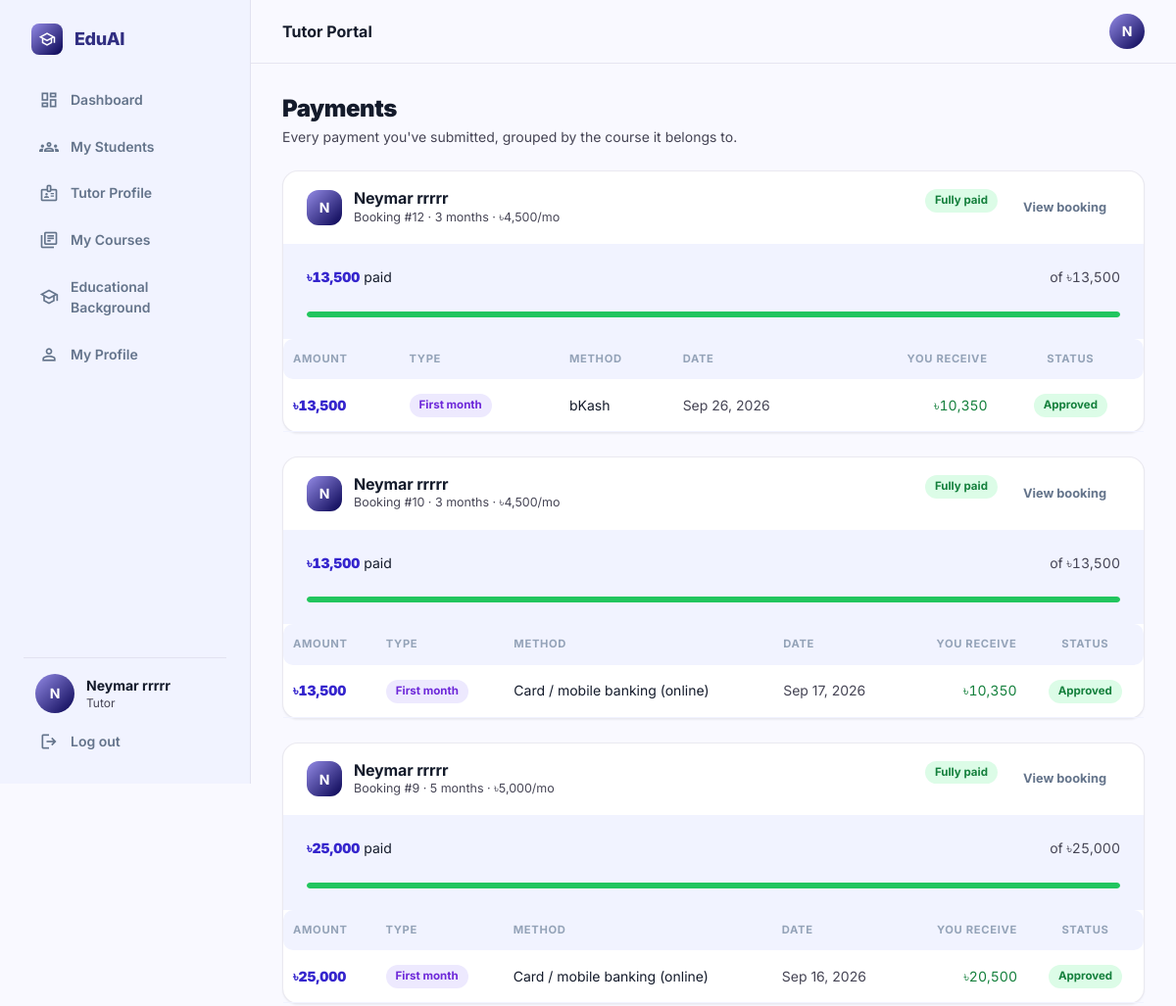
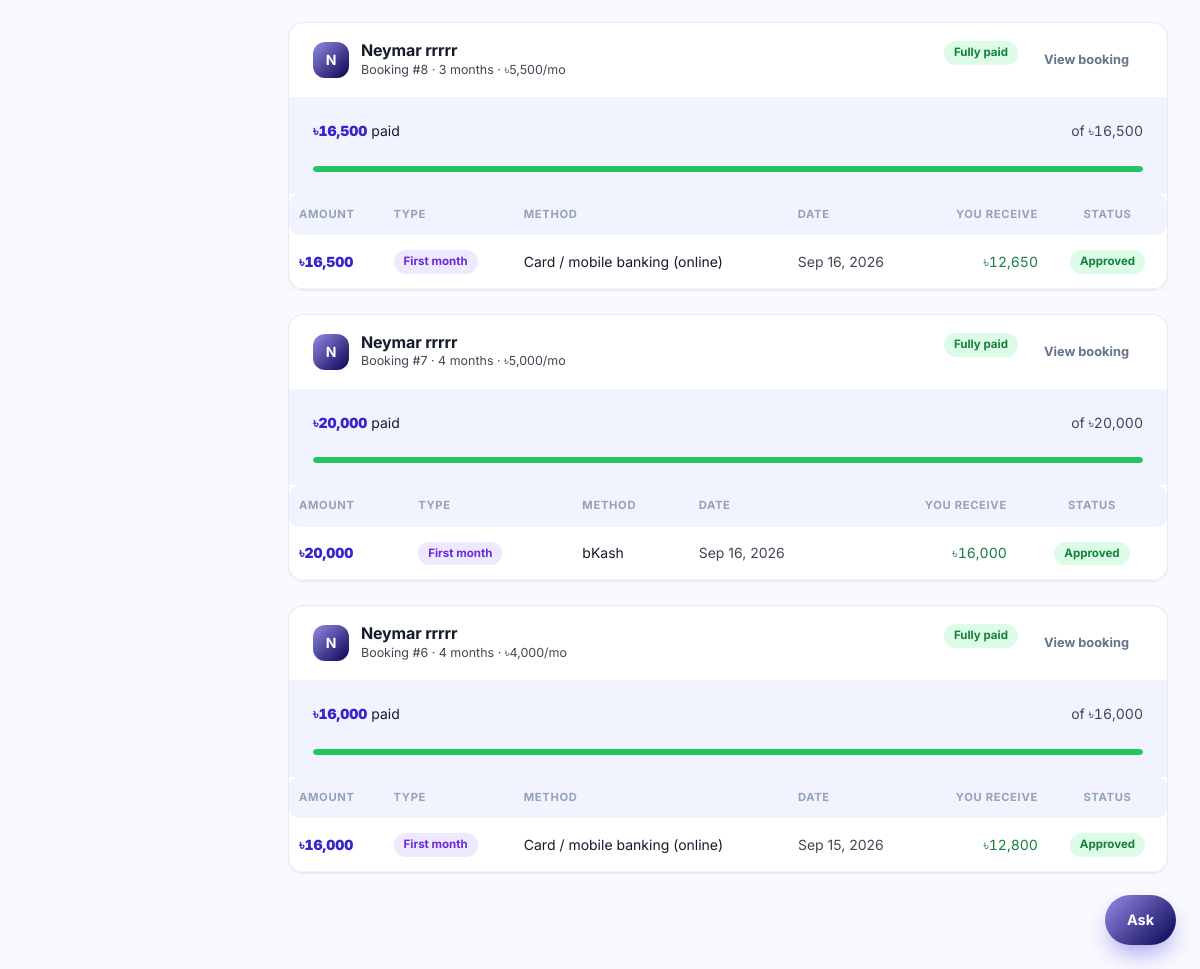
The page /payments/ (signed in) on the database its author committed (2 pictures, top to bottom).
### accounts/models.py (models this page shows, shortened)
class User(AbstractUser):
    ROLE_CHOICES = (
        ('student', 'Student'),
        ('tutor', 'Tutor'),
    )
    VERIFICATION_STATUS_CHOICES = (
        ('unverified', 'Not submitted'),
        ('pending', 'Pending review'),
        ('verified', 'Verified'),
        ('rejected', 'Rejected'),
    )
    role = models.CharField(max_length=10, choices=ROLE_CHOICES)
    avatar = models.ImageField(upload_to='avatars/', blank=True, null=True)
    phone = models.CharField(max_length=20, blank=True, null=True)
    education = models.CharField(max_length=150, blank=True, null=True,
                                  help_text='e.g. BSc in CSE, Dhaka University')
    id_card_number = models.CharField(max_length=40, blank=True, null=True,
                                      help_text='University ID card number')
    id_card_front = models.ImageField(upload_to='id_cards/', storage=private_storage,
                                      blank=True, null=True)
    id_card_back = models.ImageField(upload_to='id_cards/', storage=private_storage,
                                     blank=True, null=True)
    bio = models.TextField(blank=True, null=True)
    nid_number = models.CharField(max_length=30, blank=True, null=True)
    nid_image = models.ImageField(upload_to='nid_cards/', storage=private_storage,
                                  blank=True, null=True,
                                  help_text='Photo/scan of the NID — required for tutor registration')
    nid_verification_status = models.CharField(
        max_length=10, choices=VERIFICATION_STATUS_CHOICES, default='unverified',
    )

### bookings/models.py (models this page shows, shortened)
class Booking(models.Model):
    STATUS_CHOICES = (
        ('pending', 'Pending'),
        ('confirmed', 'Confirmed'),
        ('completed', 'Completed'),
        ('rejected', 'Rejected'),
        ('cancelled', 'Cancelled'),
    )
    student = models.ForeignKey(User, on_delete=models.CASCADE, related_name='student_bookings')
    tutor = models.ForeignKey(User, on_delete=models.CASCADE, related_name='tutor_bookings')
    date     = models.DateField()
    months   = models.PositiveIntegerField(default=1, validators=[MinValueValidator(1)])
    course   = models.ForeignKey(
        Course, on_delete=models.SET_NULL,
        null=True, blank=True, related_name='bookings'
    )
    status   = models.CharField(max_length=10, choices=STATUS_CHOICES, default='pending')
    agreed_monthly_rate = models.DecimalField(
        max_digits=10, decimal_places=2, null=True, blank=True,
        help_text='Monthly rate captured at booking time'
    )
    meet_link = models.URLField(blank=True, default='', help_text='Google Meet / Zoom link set by tutor')
    tutor_message = models.TextField(blank=True, default='', help_text='Message from tutor to student')
    created_at = models.DateTimeField(auto_now_add=True)
    updated_at = models.DateTimeField(auto_now=True)
    class Meta:
        ordering = ['-created_at']
    @property
    def _payments(self):
        return self.payments.all()
    @property
    def total_paid(self):
        return sum(p.amount for p in self._payments if p.status == 'approved') or 0
    @property
    def total_amount(self):
        return float(self.monthly_rate) * self.months
    @property
    def monthly_rate(self):
        if self.agreed_monthly_rate is not None:
            return self.agreed_monthly_rate
        if self.course is not None:
            return self.course.monthly_rate
        return 0
    @property
    def balance_due(self):
        return round(self.total_amount - float(self.total_paid), 2)
    @property
    def is_fully_paid(self):
        return self.balance_due <= 0
    @property
    def is_payable(self):
        return self.status == 'confirmed' and not self.is_fully_paid

### payments/models.py (models this page shows, shortened)
class Payment(models.Model):
    STATUS_CHOICES = (
        ('initiated', 'Not completed'),
        ('pending', 'Pending Review'),
        ('approved', 'Approved'),
        ('rejected', 'Rejected'),
    )
    METHOD_CHOICES = (
        ('bkash', 'bKash'),
        ('nagad', 'Nagad'),
        ('rocket', 'Rocket'),
        ('sslcommerz', 'Card / mobile banking (online)'),
    )
    booking = models.ForeignKey(Booking, on_delete=models.CASCADE, related_name='payments')
    amount = models.DecimalField(max_digits=10, decimal_places=2)
    commission = models.DecimalField(max_digits=10, decimal_places=2, default=0,
        help_text='Platform commission deducted from this payment')
    tutor_income = models.DecimalField(max_digits=10, decimal_places=2, default=0,
        help_text='Net amount tutor receives from this payment')
    is_first_payment = models.BooleanField(default=False,
        help_text='True if this is the first payment for this booking (50% commission applies)')
    payment_method = models.CharField(max_length=12, choices=METHOD_CHOICES, default='bkash')
    sender_number = models.CharField(max_length=20, blank=True, default='')
    transaction_id = models.TextField(blank=True, default='')
    status = models.CharField(max_length=10, choices=STATUS_CHOICES, default='pending')
    gateway_tran_id = models.CharField(
        max_length=40, blank=True, default='', db_index=True,
        help_text='Our reference sent to SSLCommerz')
    gateway_val_id = models.CharField(
        max_length=80, blank=True, default='',
        help_text='SSLCommerz validation id for the settled transaction')
    gateway_bank_tran_id = models.CharField(
        max_length=80, blank=True, default='',
        help_text="The bank's own reference, as reported by SSLCommerz")
    created_at = models.DateTimeField(auto_now_add=True)
    updated_at = models.DateTimeField(auto_now=True)
    class Meta:
        constraints = [
            models.UniqueConstraint(
                fields=['booking'],
                condition=models.Q(status='pending'),
                name='one_pending_payment_per_booking',
            ),
        ]

### payments/views.py (the view)
# urls.py: path('', views.payment_list_view, name='payment-list'),
@login_required(login_url='login')
def payment_list_view(request):
    if request.user.role == 'student':
        bookings = (
            request.user.student_bookings
            .select_related('tutor', 'tutor__tutor_profile')
            .prefetch_related('payments')
            .order_by('-created_at')
        )
    else:
        bookings = (
            request.user.tutor_bookings
            .select_related('student', 'tutor', 'tutor__tutor_profile')
            .prefetch_related('payments')
            .order_by('-created_at')
        )
    booking_groups = []
    for booking in bookings:
        monthly_rate = booking.monthly_rate
        total_amount = float(monthly_rate) * booking.months
        payments = sorted(booking.payments.all(), key=lambda p: p.created_at)
        has_pending = any(p.status == 'pending' for p in payments)
        booking_groups.append({
            'booking': booking,
            'payments': payments,
            'monthly_rate': monthly_rate,
            'total_amount': total_amount,
            'has_pending': has_pending,
        })
    return render(request, 'payments/list.html', {'booking_groups': booking_groups})

### templates/payments/list.html (shortened to what this page needs)
{% extends 'base/luminary_base.html' %}
{% block page_title %}Payments{% endblock %}
{% block page_subtitle %}
<p>Every payment you've submitted, grouped by the course it belongs to.</p>
{% endblock %}
{% block content %}
{% if not booking_groups %}
<div class="card">
  <div class="empty">
    <h3>No payments yet</h3>
    <p>Once you book a tutor, your payments and their status will appear here.</p>
    <a href="/tutors/" class="btn btn--primary">Find a tutor</a>
  </div>
</div>
{% else %}
<div class="stack">
  {% for group in booking_groups %}
  {% with booking=group.booking payments=group.payments %}
  <section class="card">
    <div class="card__head">
      {% if booking.tutor.avatar %}
        <img src="{{ booking.tutor.avatar.url }}" alt="" class="avatar">
      {% else %}
        <span class="avatar">{{ booking.tutor.username|upper|first }}</span>
      {% endif %}
      <div>
        <h3>{{ booking.tutor.get_full_name|default:booking.tutor.username }}</h3>
        <p class="xsmall muted">Booking #{{ booking.id }} · {{ booking.months }} month{{ booking.months|pluralize }} · ৳{{ group.monthly_rate|floatformat:"0g" }}/mo</p>
      </div>
      {% if booking.is_fully_paid %}
        <span class="pill pill--approved">Fully paid</span>
      {% elif booking.total_paid > 0 %}
        <span class="pill pill--pending">৳{{ booking.total_paid|floatformat:"0g" }} of ৳{{ group.total_amount|floatformat:"0g" }}</span>
      {% else %}
        <span class="pill pill--rejected">Unpaid</span>
      {% endif %}
      <a href="/bookings/{{ booking.id }}/" class="btn btn--quiet btn--sm">View booking</a>
    </div>
    <div class="card__body stack-s" style="background:var(--canvas)">
      <div class="row row--between small">
        <span><span class="money num">৳{{ booking.total_paid|floatformat:"0g" }}</span> paid</span>
        <span class="muted num">of ৳{{ group.total_amount|floatformat:"0g" }}</span>
      </div>
      <div class="meter meter--green">
        {% if group.total_amount > 0 %}{% widthratio booking.total_paid group.total_amount 100 as pct %}<i style="width:{{ pct }}%"></i>{% endif %}
      </div>
    </div>
    {% if payments %}
    <div class="tablewrap">
      <table class="data">
        <thead>
          <tr>
            <th>Amount</th><th>Type</th><th>Method</th><th>Date</th>
            {% if user.role == 'tutor' %}<th class="right">You receive</th>{% endif %}
            <th class="center">Status</th>
          </tr>
        </thead>
        <tbody>
          {% for p in payments %}
          <tr>
            <td><span class="money num">৳{{ p.amount|floatformat:"0g" }}</span></td>
            <td><span class="pill {% if p.is_first_payment %}pill--info{% else %}pill--confirmed{% endif %}">
              {% if p.is_first_payment %}First month{% else %}Instalment{% endif %}</span></td>
            <td>{{ p.get_payment_method_display }}</td>
            <td class="muted nowrap">{{ p.created_at|date:"M d, Y" }}</td>
            {% if user.role == 'tutor' %}
            <td class="right num money--in">৳{{ p.tutor_income|floatformat:"0g" }}</td>
            {% endif %}
            <td class="center"><span class="pill pill--{{ p.status }}">{{ p.get_status_display }}</span></td>
          </tr>
          {% endfor %}
        </tbody>
      </table>
    </div>
    {% else %}
    <div class="card__body">
      <p class="muted small">No payments submitted for this booking yet.</p>
    </div>
    {% endif %}
  </section>
  {% endwith %}
  {% endfor %}
</div>
{% endif %}
{% endblock %}

### templates/base/luminary_base.html (shortened to what this page needs)
<!DOCTYPE html>
{% load static %}
{% load assets %}
<html lang="en">
<head>
<link rel="stylesheet" href="{% static_v 'css/eduai.css' %}"/>
</head>
<body>
<div class="app">
<aside class="sidebar">
  <a href="/" class="brand">
    <span class="brand__tile"><span class="ms" aria-hidden="true">school</span></span>
    EduAI
  </a>
  <nav class="sidenav" aria-label="Main">
    {% if user.is_authenticated %}
    <a href="/dashboard/" class="{% block nav_dashboard %}{% endblock %}"><span class="ms" aria-hidden="true">dashboard</span> Dashboard</a>
    {% endif %}
    {% if not user.is_authenticated %}
    <a href="/"><span class="ms" aria-hidden="true">home</span> Home</a>
    <a href="/tutors/" class="{% block nav_browse %}{% endblock %}"><span class="ms" aria-hidden="true">search</span> Find Tutors</a>
    <a href="/reviews/" class="{% block nav_reviews %}{% endblock %}"><span class="ms" aria-hidden="true">star_rate</span> Student Reviews</a>
    {% elif user.role == 'tutor' %}
    <a href="/bookings/" class="{% block nav_students %}{% endblock %}"><span class="ms" aria-hidden="true">groups</span> My Students</a>
    <a href="/tutors/edit-profile/" class="{% block nav_edit_profile %}{% endblock %}"><span class="ms" aria-hidden="true">badge</span> Tutor Profile</a>
    <a href="/tutors/courses/" class="{% block nav_courses %}{% endblock %}"><span class="ms" aria-hidden="true">library_books</span> My Courses</a>
    {% endif %}
    {% if user.is_authenticated and not user.is_staff and not user.is_superuser %}
    <a href="/accounts/education/" class="{% block nav_education %}{% endblock %}"><span class="ms" aria-hidden="true">school</span> Educational Background</a>
    {% endif %}
    {% if user.is_authenticated %}
    <a href="/accounts/profile/" class="{% block nav_profile %}{% endblock %}"><span class="ms" aria-hidden="true">person</span> My Profile</a>
    {% endif %}
  </nav>
  <div class="sidebar__foot">
    {% if user.is_authenticated %}
    <div class="sidebar__user">
      {% if user.avatar %}
        <img src="{{ user.avatar.url }}" alt="" class="avatar" style="width:40px;height:40px;border-radius:9999px">
      {% else %}
        <span class="avatar" style="width:40px;height:40px;border-radius:9999px">{{ user.username|upper|first }}</span>
      {% endif %}
      <div style="min-width:0">
        <p class="sidebar__name">{{ user.get_full_name|default:user.username }}</p>
        <p class="sidebar__role">{% if user.is_superuser or user.is_staff %}Admin{% else %}{{ user.role }}{% endif %}</p>
      </div>
    </div>
    <a href="/accounts/logout/" class="sidebar__logout"><span class="ms" aria-hidden="true">logout</span> Log out</a>
    {% else %}
    <a href="/accounts/register/" class="btn btn--primary btn--block">Join for free</a>
    <a href="/accounts/login/" class="btn btn--secondary btn--block">Log in</a>
    {% endif %}
  </div>
</aside>
<div class="app__main">
  <header class="appbar">
    <p class="appbar__title">{% block appbar_title %}{% if user.is_superuser or user.is_staff %}Admin Panel{% elif user.role == 'student' %}Student Portal{% elif user.role == 'tutor' %}Tutor Portal{% else %}EduAI{% endif %}{% endblock %}</p>
    <div class="appbar__right">
      {% if user.is_authenticated %}
      <a href="/accounts/profile/" title="{{ user.username }}">
        {% if user.avatar %}
          <img src="{{ user.avatar.url }}" alt="{{ user.username }}" class="avatar"/>
        {% else %}
          <span class="avatar">{{ user.username|upper|first }}</span>
        {% endif %}
      </a>
      {% else %}
      <div class="appbar__guest">
        <a href="/accounts/login/" class="btn btn--quiet btn--sm">Log in</a>
        <a href="/accounts/register/" class="btn btn--primary btn--sm">Join</a>
      </div>
      {% endif %}
    </div>
  </header>
  {% block pagehead %}
  <div class="pagehead">
    <div class="container">
      <div class="pagehead__title">
        <h1>{% block page_title %}EduAI{% endblock %}</h1>
      </div>
      {% block page_subtitle %}{% endblock %}
    </div>
  </div>
  {% endblock %}
  {% block main %}
  <main class="page">
    <div class="container">
      {% block content %}{% endblock %}
    </div>
  </main>
  {% endblock %}
</div>
</div>
{% include 'chatbot/widget.html' %}
</body>
</html>

### rows shown on the page
User: username|first "N", get_full_name "Neymar rrrrr", role "Tutor"
Booking: booking.tutor.username|first "N", booking.tutor.get_full_name "Neymar rrrrr", booking.id "12", booking.months "3", monthly_rate "4,500", shows "Fully paid", booking.total_paid "13,500", total_amount "13,500", {{ pct }} 100 (drawn)
Payment: amount "13,500", is_first_payment "First month", payment_method "bKash", created_at "Sep 26, 2026", tutor_income "10,350", status "Approved"
Booking: booking.tutor.username|first "N", booking.tutor.get_full_name "Neymar rrrrr", booking.id "10", booking.months "3", monthly_rate "4,500", shows "Fully paid", booking.total_paid "13,500", total_amount "13,500", {{ pct }} 100 (drawn)
Payment: amount "13,500", is_first_payment "First month", payment_method "Card / mobile banking (online)", created_at "Sep 17, 2026", tutor_income "10,350", status "Approved"
Booking: booking.tutor.username|first "N", booking.tutor.get_full_name "Neymar rrrrr", booking.id "9", booking.months "5", monthly_rate "5,000", shows "Fully paid", booking.total_paid "25,000", total_amount "25,000", {{ pct }} 100 (drawn)
Payment: amount "25,000", is_first_payment "First month", payment_method "Card / mobile banking (online)", created_at "Sep 16, 2026", tutor_income "20,500", status "Approved"
Booking: booking.tutor.username|first "N", booking.tutor.get_full_name "Neymar rrrrr", booking.id "8", booking.months "3", monthly_rate "5,500", shows "Fully paid", booking.total_paid "16,500", total_amount "16,500", {{ pct }} 100 (drawn)
Payment: amount "16,500", is_first_payment "First month", payment_method "Card / mobile banking (online)", created_at "Sep 16, 2026", tutor_income "12,650", status "Approved"
Booking: booking.tutor.username|first "N", booking.tutor.get_full_name "Neymar rrrrr", booking.id "7", booking.months "4", monthly_rate "5,000", shows "Fully paid", booking.total_paid "20,000", total_amount "20,000", {{ pct }} 100 (drawn)
Payment: amount "20,000", is_first_payment "First month", payment_method "bKash", created_at "Sep 16, 2026", tutor_income "16,000", status "Approved"
Booking: booking.tutor.username|first "N", booking.tutor.get_full_name "Neymar rrrrr", booking.id "6", booking.months "4", monthly_rate "4,000", shows "Fully paid", booking.total_paid "16,000", total_amount "16,000", {{ pct }} 100 (drawn)
Payment: amount "16,000", is_first_payment "First month", payment_method "Card / mobile banking (online)", created_at "Sep 15, 2026", tutor_income "12,800", status "Approved"
